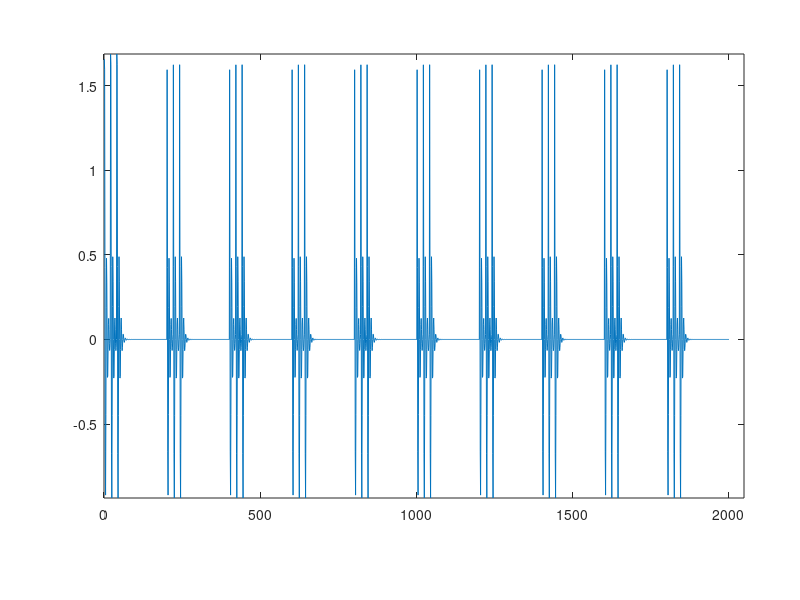

This chart was generated by the following MATLAB code: (Note: this script raises an error after producing the figure.)
close all
clc
clear
load fz0.mat %st is fault data.
load fz0_before_adding_the_noise.mat %%st1 is fault data.
NN=2048;% the length of the signal
fs=20000; % sampling rate
t=1/fs;%sampling time
%% original simulation data
figure(1)
plot(st1);
axis([0,2048,-inf,inf]);
set(gcf,'Position',[100 100 380 190]);
set(gca,'Position',[.13 .17 .80 .74]);
figure_FontSize=10;
set(get(gca,'XLabel'),'FontSize',figure_FontSize,'Vertical','top');
set(get(gca,'YLabel'),'FontSize',figure_FontSize,'Vertical','middle');
set(findobj('FontSize',10),'FontSize',figure_FontSize);
set(findobj(get(gca,'Children'),'LineWidth',0.5),'LineWidth',1);
str=strcat('Amplitude/(m/s^2)');
xlabel('Sample Number','FontSize',11,'Fontname','Times New Roman');
ylabel(str,'FontSize',11,'Fontname','Times New Roman')
%% 
figure(2)
plot(st);
axis([0,2048,-inf,inf]);
set(gcf,'Position',[100 100 380 190]);
set(gca,'Position',[.13 .17 .80 .74]);
figure_FontSize=10;
set(get(gca,'XLabel'),'FontSize',figure_FontSize,'Vertical','top');
set(get(gca,'YLabel'),'FontSize',figure_FontSize,'Vertical','middle');
set(findobj('FontSize',10),'FontSize',figure_FontSize);
set(findobj(get(gca,'Children'),'LineWidth',0.5),'LineWidth',1);
str=strcat('Amplitude/(m/s^2)');
xlabel('Sample Number','FontSize',11,'Fontname','Times New Roman');
ylabel(str,'FontSize',11,'Fontname','Times New Roman')

%% SR-ASD method
y=st;
lam1=0.6228;
lam2=0.2316; % lam1 and lam2 are set based on the noise standard deviation
[x]=SR_ASD(y,lam1,lam2);
figure (4)
plot(x);
axis([0,2048,-inf,inf]);
set(gcf,'Position',[100 100 380 190]);
set(gca,'Position',[.13 .17 .80 .74]);
figure_FontSize=10;
set(get(gca,'XLabel'),'FontSize',figure_FontSize,'Vertical','top');
set(get(gca,'YLabel'),'FontSize',figure_FontSize,'Vertical','middle');
set(findobj('FontSize',10),'FontSize',figure_FontSize);
set(findobj(get(gca,'Children'),'LineWidth',0.5),'LineWidth',1);
str=strcat('Amplitude/(m/s^2)');
 xlabel('Sample Number','FontSize',11,'Fontname','Times New Roman');
 ylabel(str,'FontSize',11,'Fontname','Times New Roman')
%% FFT
ss=x;
yyy=abs(ss);
 y_hht=hilbert(ss);
y_an=abs(y_hht);
y_an=y_an-mean(y_an);
y_an_nfft= 2^nextpow2(length(y_an));%
y_an_ft=fft(y_an,y_an_nfft);%
y_an_f=fs*(0:y_an_nfft/2-1)/y_an_nfft;%
y_an_p=y_an_ft.*conj(y_an_ft)/y_an_nfft;
c=2*abs(y_an_ft(1:y_an_nfft/2))/length(y_an);
d=y_an_p(1:y_an_nfft/2);
N=length(c);
figure(5)
plot(y_an_f(1:N),c(1:N));    
set(gcf,'Position',[100 100 380 190]);
set(gca,'Position',[.16 .20 .80 .74]);
figure_FontSize=10;
set(get(gca,'XLabel'),'FontSize',figure_FontSize,'Vertical','top');
set(get(gca,'YLabel'),'FontSize',figure_FontSize,'Vertical','middle');
set(findobj('FontSize',10),'FontSize',figure_FontSize);
set(findobj(get(gca,'Children'),'LineWidth',0.5),'LineWidth',1);
 str=strcat('Amplitude/(m/s^2)');
 xlabel('Frequency/Hz','FontSize',10,'Fontname','Times New Roman');
 ylabel(str,'FontSize',10,'Fontname','Times New Roman')
 %%
 
